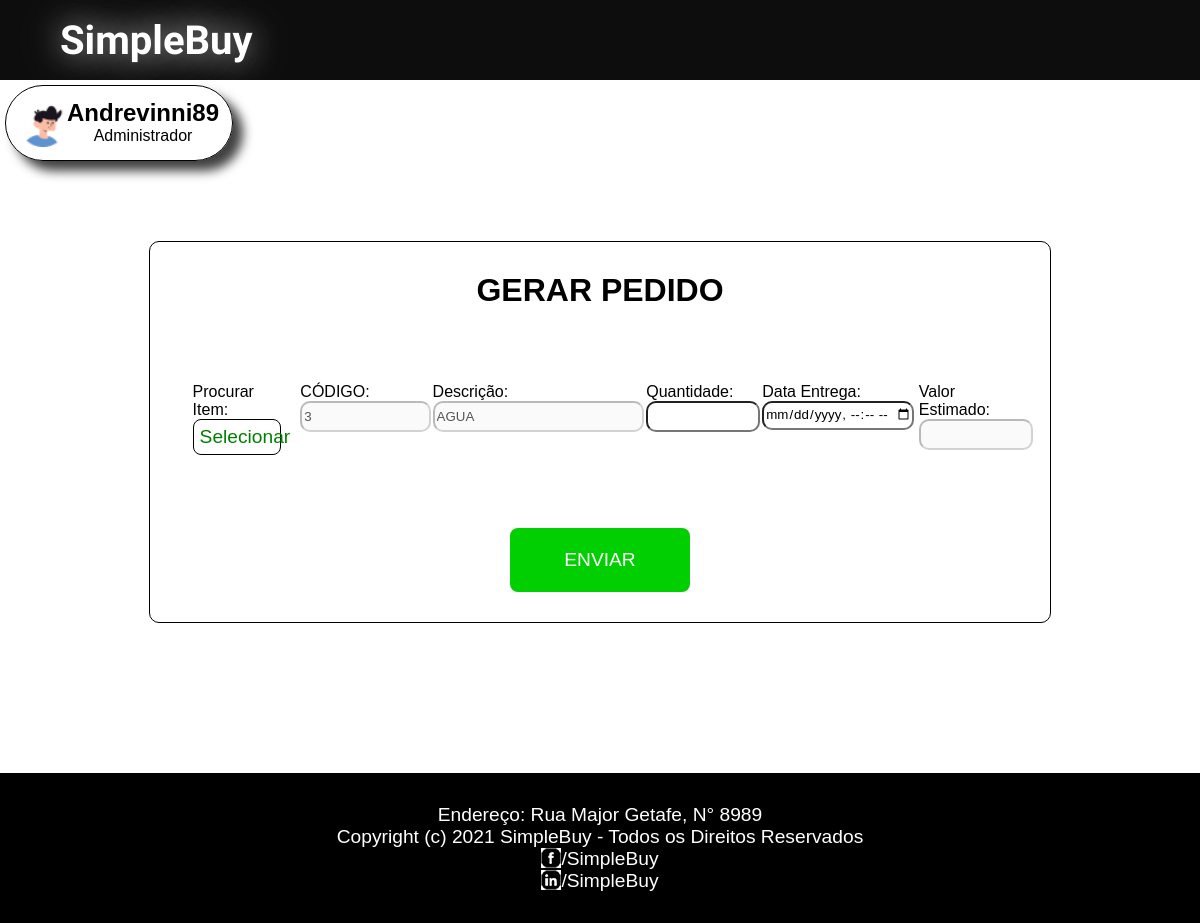
Page /inicio-administrador/Andrevinni89/gerar-pedido/3 on the earlier database version.
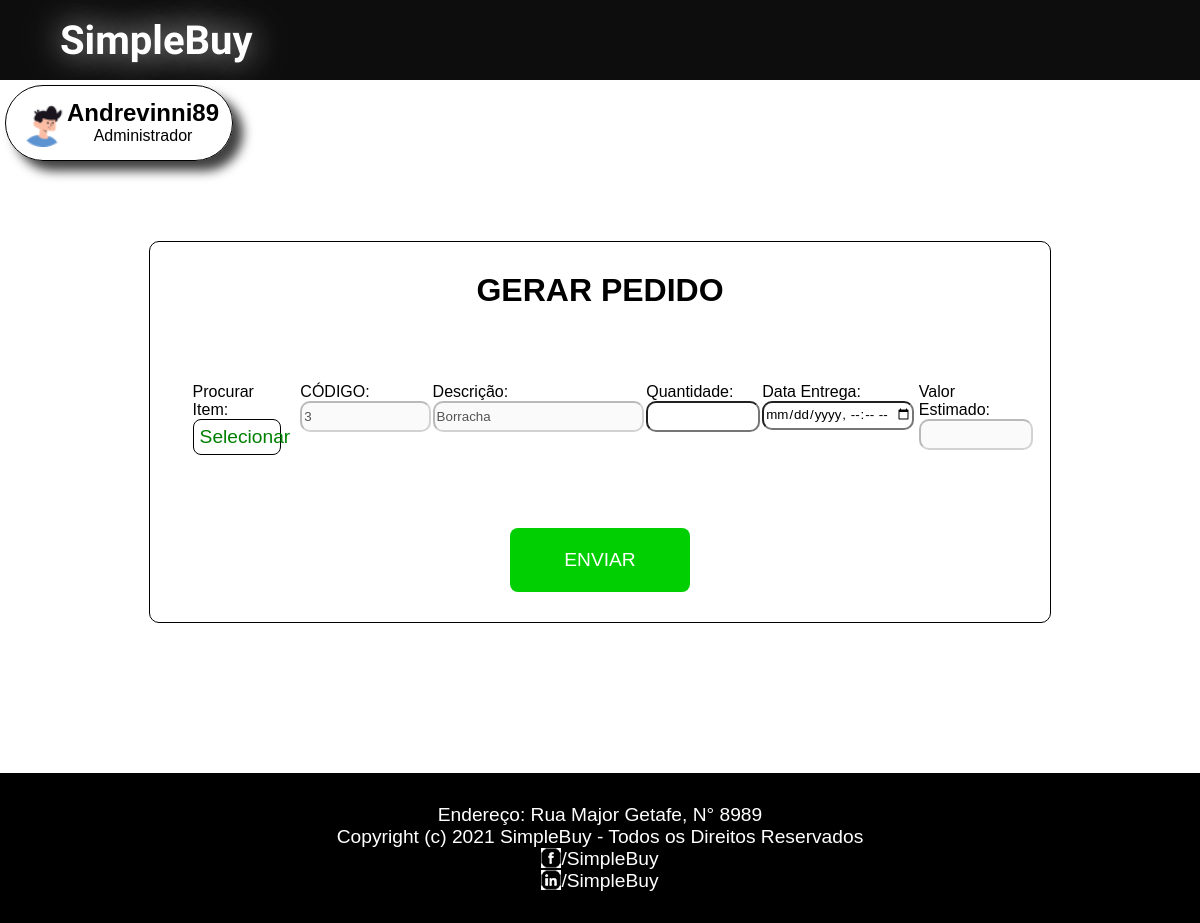
Same page on the later database version.
### SimpleBuy/models.py (models this page shows, shortened)
class Administrador(models.Model):
    nomeUsuario = models.CharField(unique=True, max_length=200)
    senha = models.CharField(max_length=200)
    nome = models.CharField(max_length=200)
    email = models.CharField(unique=True, max_length=500)
    telefone = models.CharField(max_length=200)
    plano = models.IntegerField()

class Item(models.Model):
    descricao = models.CharField(unique=True, max_length=200)
    unidadeMedida = models.CharField(max_length=200)
    classe = models.ForeignKey(Classe, on_delete=models.CASCADE)

### SimpleBuy/views.py (the view)
# urls.py: path('inicio-administrador/<str:nomeUsuario>/gerar-pedido/', views.gerar_pedido, name='gerar_pedido'),
def gerar_pedido(request, nomeUsuario, item_id=0):
    dao = GenericDao()
    try:
        comprador = dao.get_by_username(Comprador, nomeUsuario)
        user = comprador
    except:
        comprador = False
        administrador = dao.get_by_username(Administrador, nomeUsuario)
        user = administrador
    try:
        codigo = request.POST.get('codigo')
        quantidade = request.POST.get('quantidade')
        data_entrega = request.POST.get('data-entrega')
        item = dao.get(Item, codigo)
        if comprador:
            item_cotacao = Item_pendente_cotacao(
                cod_item=item,
                quantidade=quantidade,
                data=data_entrega,
                solicitante_comprador=comprador
            )
        else:
            item_cotacao = Item_pendente_cotacao(
                cod_item=item,
                quantidade=quantidade,
                data=data_entrega,
                solicitante_adm=administrador
            )
        dao.create(item_cotacao)
        context = {
            "user": user,
            "item_cotacao": item_cotacao
        }
        return render(request, 'SimpleBuy/gerar-pedido.html', context)
    except:
        if item_id != 0:
            item = dao.get(Item, item_id)
            context = {
                "user": user,
                "item": item
            }
            return render(request, 'SimpleBuy/gerar-pedido.html', context)
        else:
            context = {
                "user": user
            }
            return render(request, 'SimpleBuy/gerar-pedido.html', context)

### SimpleBuy/dao/GenericDao.py (called while the page is built)
    def get(self, Model, id):
        try:
            model = Model.objects.get(id=id)
        except:
            raise
        return model

    def get_by_username(self, Model, username):
        try:
            model = Model.objects.get(nomeUsuario=username)
        except:
            raise
        return model

### SimpleBuy/templates/SimpleBuy/gerar-pedido.html (shortened to what this page needs)
{% load static %}
<!DOCTYPE html>
<html lang="pt-br">
<head>
    <link rel="stylesheet" type="text/css" href="{% static 'style/inicio.css' %}">
    <link rel="stylesheet" type="text/css" href="{% static 'style/gerar-pedido.css' %}">
</head>
<body>
    <div class="box">
    <header>
        <div class="container-header">
            <h1 class="tittle-header"> <a id="logo" href="/index"> SimpleBuy</a></h1>
        </div>
    </header>
        {% if user.plano > 0 %}
            <a href="/inicio-administrador/{{user.nomeUsuario}}/" class="profile-link">
                <div class="profile">
                    <img src="{% static 'img/user-image.png' %}" alt="">
                    <div class="img-name">
                        <h2>{{user.nomeUsuario}}</h2>
                        <span>Administrador</span>
                    </div>
                </div>
            </a>
        {% endif %}
            <div class="content-generate-order">
                <h1>GERAR PEDIDO</h1>
                <form method="POST" action="/inicio-comprador/{{user.nomeUsuario}}/gerar-pedido/{{item.id}}">
                    <div class="container-form">
                        <div class="input-container">
                            <span>Procurar Item:</span>
                            <button type="button" class="generic-button"><a href="/inicio-comprador/{{user.nomeUsuario}}/gerar-pedido/selecionar-item" style="text-decoration:none; color: green;">Selecionar</a></button>
                        </div>
                        <div class="input-container">
                            <span>CÓDIGO:</span>
                            <input type="text" name="codigo" value="{{item.id}}" disabled >
                        </div>
                        <div class="input-container">
                            <span>Descrição:</span>
                            <input type="text" name="descricao" value="{{item.descricao}}" disabled>
                        </div>
                        <div class="input-container">
                            <span>Quantidade:</span>
                            <input type="text" name="quantidade"  >
                        </div>
                        <div class="input-container">
                            <span>Data Entrega:</span>
                            <input type="datetime-local" name="data-entrega">
                        </div>
                        <div class="input-container">
                            <span>Valor Estimado:</span>
                            <input type="text" name="" disabled>
                        </div>
                    </div>
                    <button type="submit" class="green-button">ENVIAR</button>
                </form>
            </div>
    <footer>
        <p>Endereço: Rua Major Getafe, N° 8989</p>
        <p>Copyright (c) 2021 SimpleBuy - Todos os Direitos Reservados</p>
        <div class="rede">
            <img src="{% static 'img/icone-facebook.png' %}" alt="">
            <p><a href="https://facebook/SimpleBuy">/SimpleBuy</a></p>
        </div>
        <div class="rede">
            <img src="{% static 'img/icone-linkedin.png' %}" alt="">
            <p><a href="https://linkedin/SimpleBuy">/SimpleBuy</a></p>
        </div>
    </footer>
</div>
</body>
</html>

Differences in the rows shown:
changed Item id 3: descricao "AGUA" → "Borracha"
